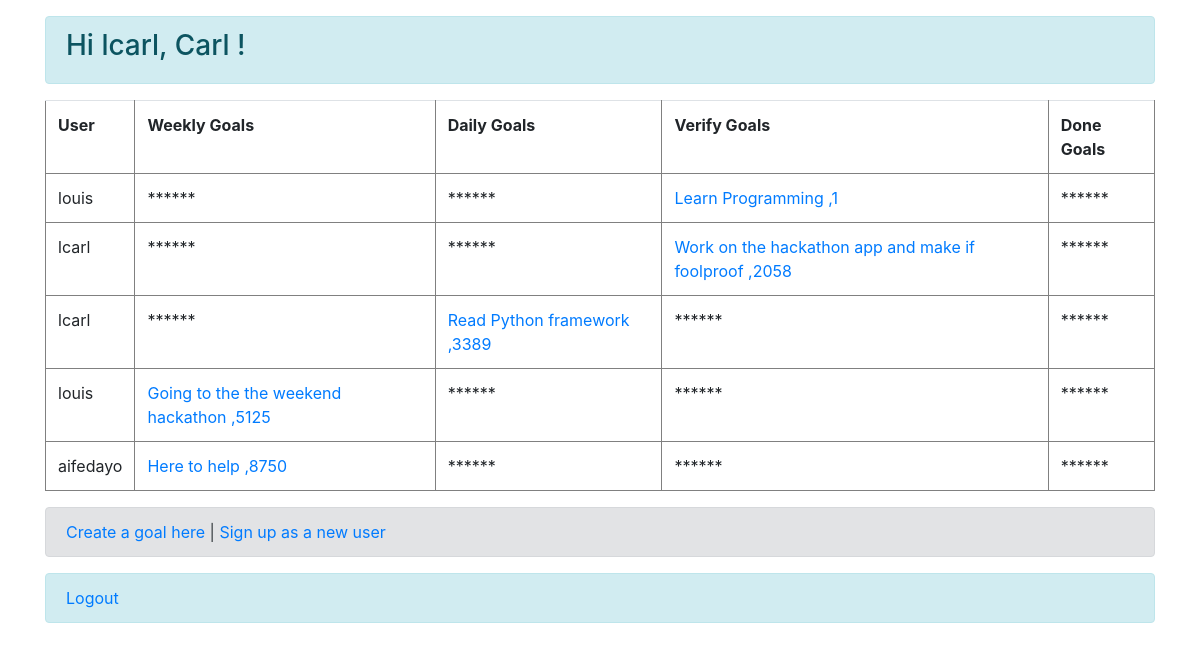
Screenshot of /aifedayoscrumy/home/ (signed in) with the database file from the repository.
### aifedayoscrumy/models.py (models this page shows, shortened)
class ScrumyGoals (models.Model):
    goal_name = models.CharField(max_length = 250)
    goal_id = models.IntegerField(default=1)
    created_by = models.CharField(max_length = 250)
    moved_by = models.CharField(max_length = 250)
    owner = models.CharField(max_length=250)
    user = models.ForeignKey(User, related_name = 'goal_created', on_delete= models.PROTECT)
    goal_status = models.ForeignKey(GoalStatus, on_delete= models.PROTECT, related_name = 'goal_status')
    class Meta:
        ordering = ('goal_status',)

### aifedayoscrumy/views.py (the view)
# urls.py: path('home/', views.home, name = 'home'),
def home(request):
    scrumygoals = ScrumyGoals.objects.all()
    context = {
            'scrumygoals' : scrumygoals
   }
    return render(request, 'aifedayoscrumy/home.html', context)

### aifedayoscrumy/templates/aifedayoscrumy/home.html (shortened to what this page needs)
{% extends  'base.html' %}
{% block content %}
{% if user.is_authenticated %}
<div class ='alert alert-info' role='alert'>
<h3>Hi {{ user.username }},  {{ user.first_name }} !</h3>
</div>
    <div class = 'table'>
            <table style = 'width: 100%'>
                <tr>
                    <th>User</th>
                    <th>Weekly Goals</th>
                    <th>Daily Goals</th>
                    <th>Verify Goals</th>
                    <th>Done Goals</th>
                </tr>
                {% for goal in scrumygoals %}
                <tr>
                    <td>{{ goal.user }}</td>
                    <td> {% if goal.goal_status.status_name == 'Weekly Goal' %}
                        <div><a href = "{% url 'move_goal' goal_id=goal.goal_id %}">{{ goal.goal_name }} ,{{ goal.goal_id }}</a></div>
                    {% else %}
                    <div> ******</div>
                    {% endif %}
                </td>
                    <td> {% if goal.goal_status.status_name == 'Daily goal' %}
                        <div><a href = "{% url 'move_goal' goal_id=goal.goal_id %}">{{ goal.goal_name }} ,{{ goal.goal_id }}</a></div>
                    {% else %}
                    <div> ******</div>
                    {% endif %}
                </td>
                     <td> {% if goal.goal_status.status_name == 'Verify Goal' %}
                        <div><a href = "{% url 'move_goal' goal_id=goal.goal_id %}">{{ goal.goal_name }} ,{{ goal.goal_id }}</a></div>
                    {% else %}
                    <div> ******</div>
                    {% endif %}
                </td>
                     <td> {% if goal.goal_status.status_name == 'Done Goal' %}
                        <div><a href = "{% url 'move_goal' goal_id=goal.goal_id %}">{{ goal.goal_name }} ,{{ goal.goal_id }}</a></div>
                    {% else %}
                    <div> ******</div>
                    {% endif %}
                </td>
                </tr>
            {% endfor %}
            </table>
        </div>
<div class ='alert alert-secondary' role='alert'>
<a href = '{% url "add_goal" %}'>Create a goal here</a> | <a href = '{% url "index" %}'>Sign up as a new user</a>
</div>
<div class ='alert alert-info' role='alert'>
<a href = "{% url 'logout' %}">Logout</a>
</div>
{% endif %}
{% endblock %}

### aifedayoscrumy/templates/aifedayoscrumy/home.html (style rules this page uses)
table, th, td { padding : 10px; border: 1px solid grey; }

### rows the page displays
ScrumyGoals: user "louis", goal_name "Learn Programming", goal_id "1"
ScrumyGoals: user "lcarl", goal_name "Work on the hackathon app and make if foolproof", goal_id "2058"
ScrumyGoals: user "lcarl", goal_name "Read Python framework", goal_id "3389"
ScrumyGoals: user "louis", goal_name "Going to the the weekend hackathon", goal_id "5125"
ScrumyGoals: user "aifedayo", goal_name "Here to help", goal_id "8750"

### other values shown
{{ user.username }} "lcarl"
{{ user.first_name }} "Carl"
